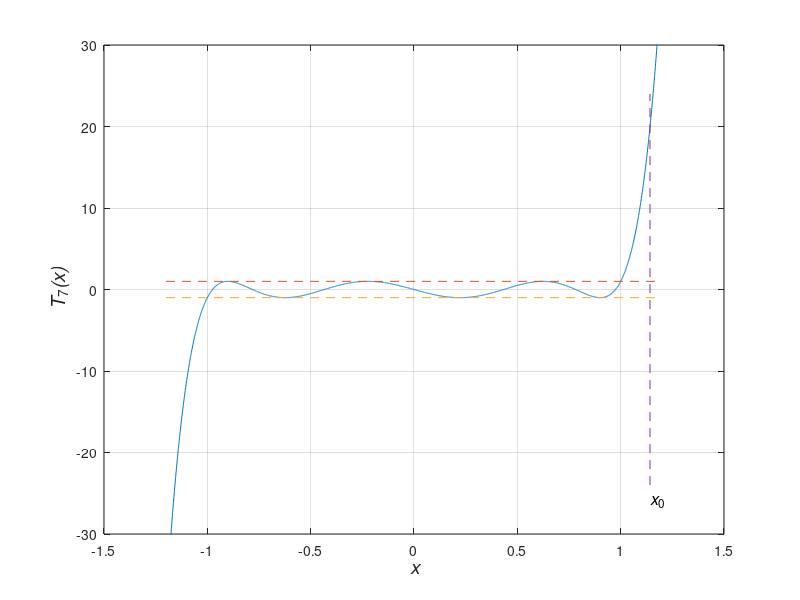

The MATLAB script that drew this image:
%%%%%%%%%%%%%%%%%%%%%%%%%%%%%%%%%%%%%%%%%%%%%%%%%%%%
% Figure 3.25
% Chebychev polynomial of the seventh degree
% Lillian Xu
% Xin Zhang 3/23/99, Lillian Xu 04/16/2001, K. Bell 7/22/01, 9/30/01
%%%%%%%%%%%%%%%%%%%%%%%%%%%%%%%%%%%%%%%%%%%%%%%%%%%%

clear all
close all

N=8;
x=-1.2:0.001:1.2;

sidelobe=26;   	% *dB below the main lobe maximum
R=10^(sidelobe/20);
x0_set=cosh(1/(N-1)*acosh(R));

%x=x0*cos(pi*u/2);

T7=64*x.^7-112*x.^5+56*x.^3-7*x;

figure
plot(x,T7);
hold on
plot([-1.2 1.2],[1 1],'--');
plot([-1.2 1.2],[-1 -1],'--');
plot([x0_set x0_set],[-24 24],'--');
xlabel('\it x','Fontsize',14)
ylabel('{\it T}_7{\it(x)}','Fontsize',14)
%title(['Dolph-Chebychev Polynomial'])
grid on
axis([-1.5 1.5 -30 30])
text(x0_set-0.02,-26,'{\it x}_{0}','Fontsize',12)
